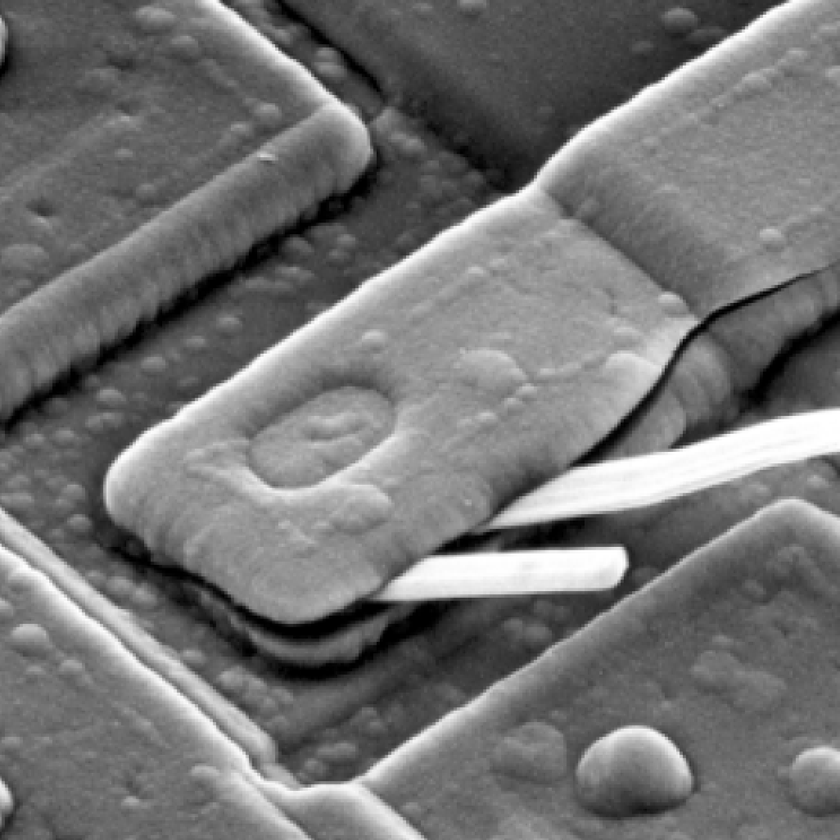
%> input picture DIP3E_CH04/figures/Fig0431(d)(blown_ic_crop).tif, 840 x 840 px, shrunk from 1026 x 1026 before the run
$ octave q4_35.m   (GNU Octave 9; MATLAB toolbox functions it lacks are replaced by stand-ins)
%> lines starting %> are read from the running program, lines starting %| are printed output that depends on the picture
%%Figura 4.35
src = imread('Fig0431(d)(blown_ic_crop).tif');
%> src is the input picture: size 840x840 uint8; min 0, max 255, mean 115.6

fft = fft2(mat2gray(src)); %aplicando a transformada discreta de fourier 2D

espectro = abs(fft);
fase = atan2(imag(fft), real(fft)); %também pode ser usado angle()
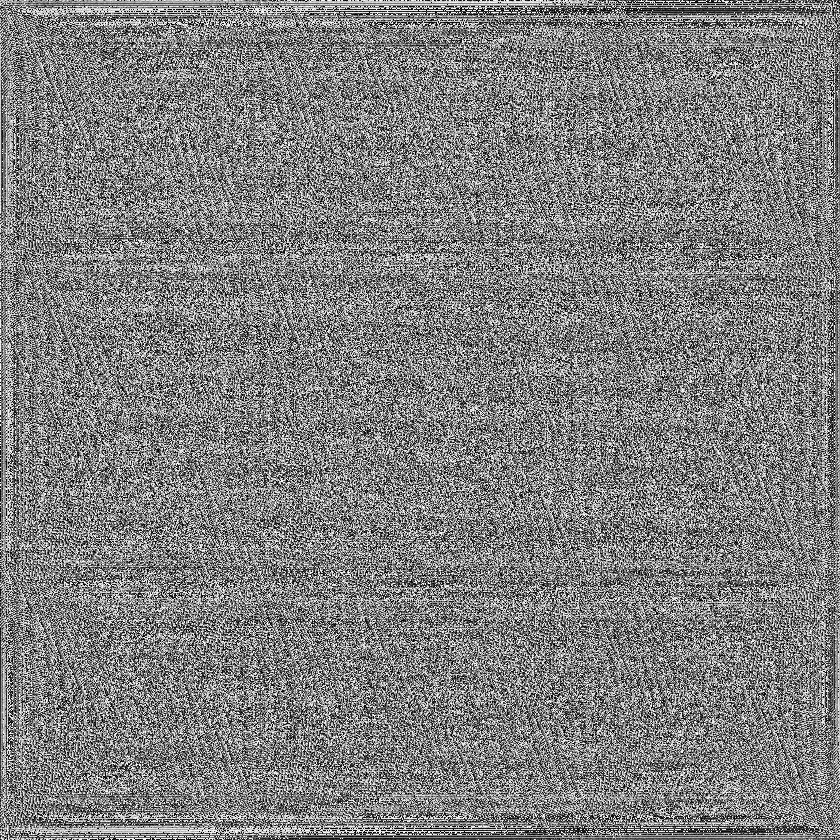
%> fase: size 840x840 double; min -3.14, max 3.14, mean 8.9e-06; drawn with min black and max white

%multiplicação do ângulo de fase por 0.5
fase1 = fase * 0.5;
res1 = espectro .* exp(fase1.*i);
im_a = ifft2(res1); %transformada discreta de fourier 2D inversa

%multiplicação do ângulo de fase por 0.25
fase2 = fase * 0.25;
res2 = espectro .* exp(fase2.*i);
im_b = ifft2(res2); %transformada discreta de fourier 2D inversa

figure;
subplot(1,3,1);
imshow(src);
subplot(1,3,2);
imshow(im_a);
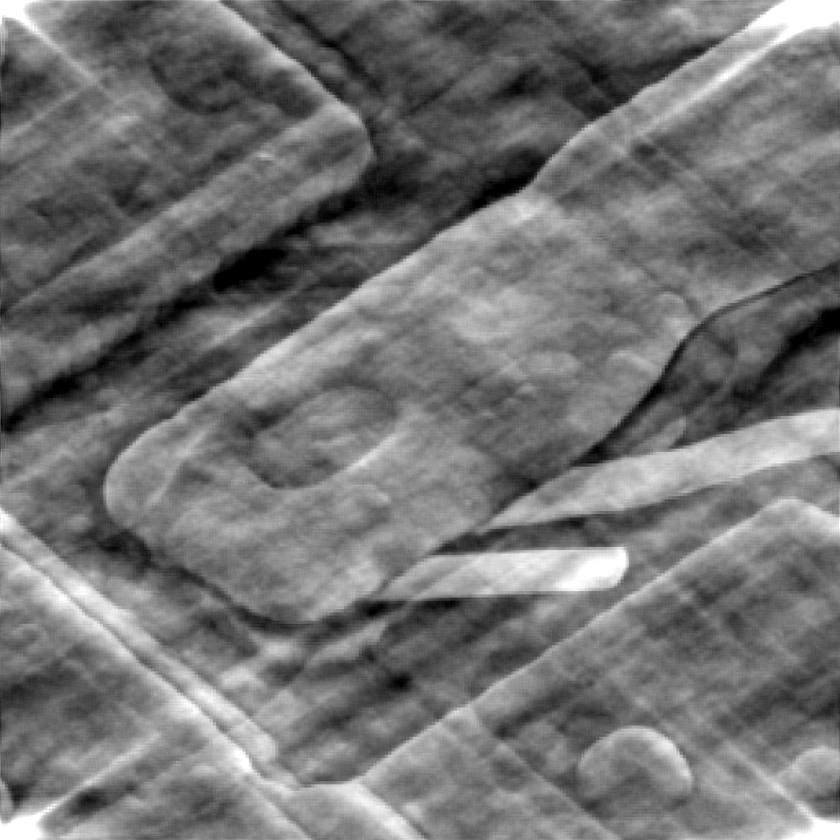
%> displayed picture: size 840x840, on the screen's scale of 0 to 255; min 0, max 255, mean 114.8
subplot(1,3,3);
imshow(im_b);
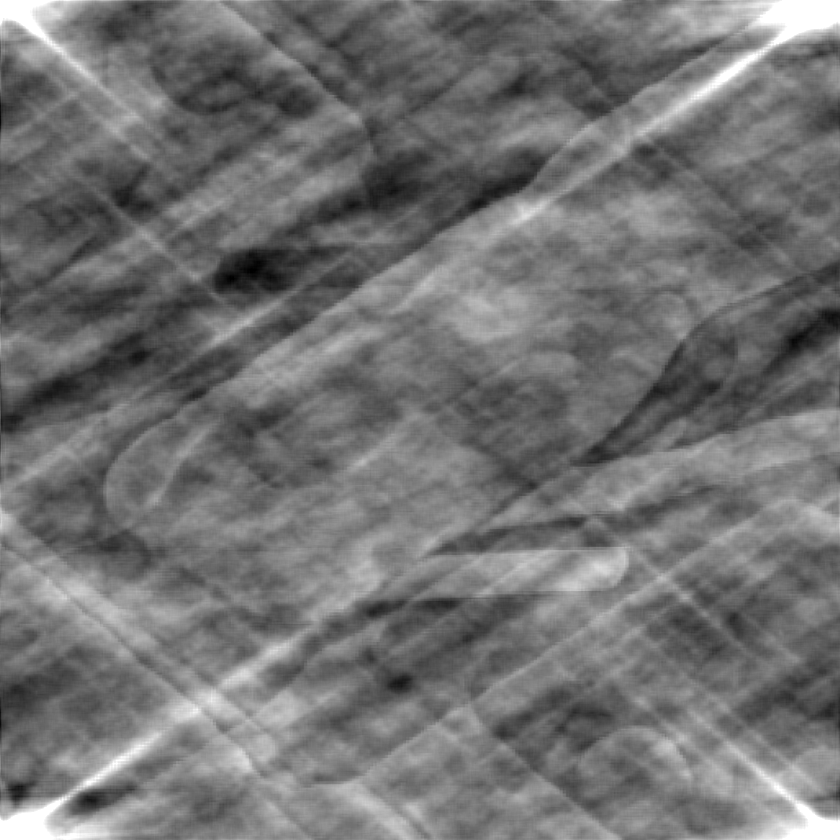
%> displayed picture: size 840x840, on the screen's scale of 0 to 255; min 0, max 255, mean 114.1
